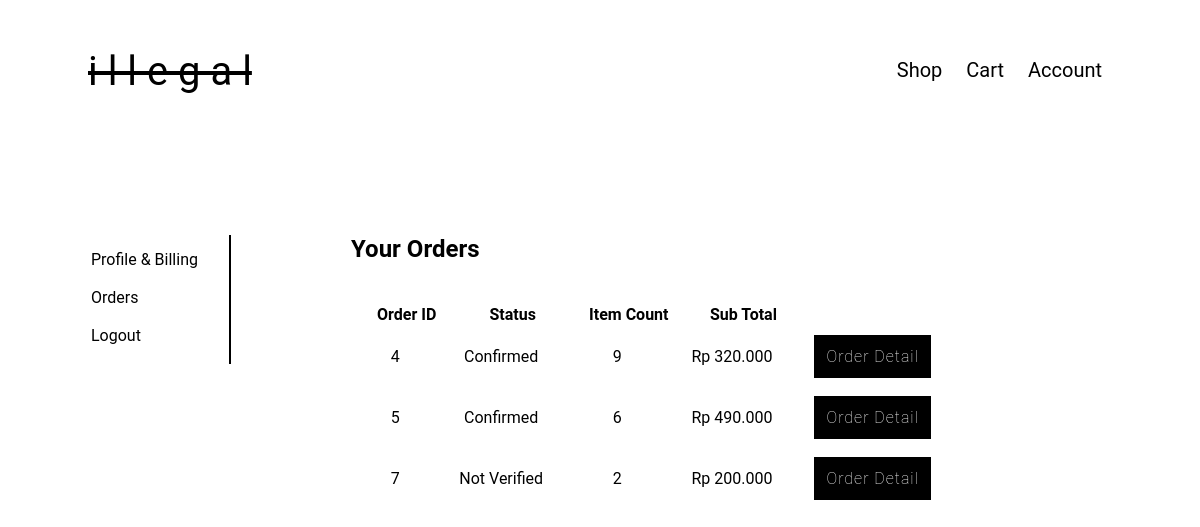
/myorder.php (signed in), run on an earlier commit of the app's database.
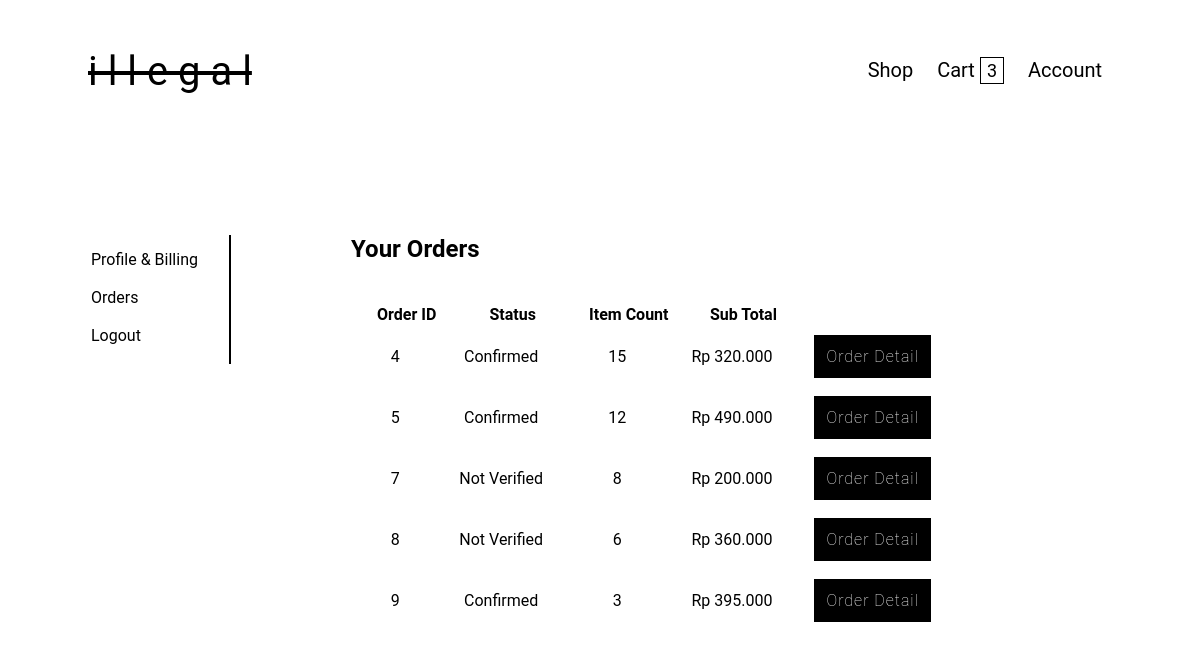
And on a later commit of the database.
### tables this page shows
CREATE TABLE `order_list` (
  `user_id` int(11) NOT NULL,
  `status` varchar(24) NOT NULL,
  `total_harga` int(11) NOT NULL,
  `order_id` int(11) NOT NULL,
  `no_resi` varchar(16) NOT NULL,
  `harga_unik` int(11) NOT NULL,
  `bukti` varchar(100) NOT NULL
);

### myorder.php (the view)
<?php include 'header.php';
if (isset($_SESSION['uid'])) {
    $userid = $_SESSION['uid'];
    $sql = mysqli_query($konek, "SELECT ol.order_id, ol.status, ol.total_harga, SUM(od.jumlah) AS qty
    FROM order_list ol LEFT JOIN order_detail od ON ol.order_id = od.order_id WHERE user_id='$userid' GROUP BY order_id");
}
?>
<div class="side-nav">
    <table style="border-right:2px solid black;padding:12px 28px 0 0;">
        <tr>
            <td>
                <ul style="list-style-type:none">
                    <li><a href="profile.php" title="Profile & Billing">Profile & Billing</li>
                    <li>&nbsp;</li>
                    <li><a href="myorder.php" title="Orders">Orders</li>
                    <li>&nbsp;</li>
                    <li><a href="logout.php" title="Logout">Logout</a></li>
                </ul>
            </td>
        </tr>
    </table>
</div>
<div class="container">
    <h2>Your Orders</h2><br>
    <table>
        <tr>
            <th style="padding-left:24px;">Order ID</th>
            <th style="padding-left:24px;">Status</th>
            <th style="padding-left:24px;">Item Count</th>
            <th style="padding-left:24px;">Sub Total</th>
            <th></th>
        </tr>
        <?php
        while ($data = mysqli_fetch_array($sql)) {
            ?>
            <tr>
                <td style="padding:20px;text-align:center;"><?php echo $data['order_id']; ?></td>
                <td style="padding:20px;text-align:center;"><?php echo $data['status']; ?></td>
                <td style="padding:20px;text-align:center;"><?php echo $data['qty']; ?></td>
                <td style="padding:20px;text-align:center;"><?php echo "Rp ".number_format($data['total_harga'], '0', ',', '.'); ?></td>
                <td style="padding:20px;text-align:center;">
                    <a class="btn" style="width:150px;" href="myorder-detail.php?con=<?= $data['order_id'] ?>">Order Detail</a>
                </td>
            </tr>
        <?php } ?>
    </table>
</div>

### header.php (shortened to what this page needs)
<?php
require 'koneksi.php';
if (isset($_SESSION['uid'])) {
    $sql = mysqli_query($konek, "SELECT SUM(jumlah) as qty FROM cart_temp WHERE user_id='$_SESSION[uid]'");
    $data = mysqli_fetch_assoc($sql);
}
if (isset($_SESSION['level']))
    $level = $_SESSION['level'];
else $level = '';
?>
<html>
<head>
    <link rel="stylesheet" type="text/css" href="css/index.css">
</head>
<body>
    <div class="header">
        <div class="logo">
            <a href="shop.php" title="illegal">i l l e g a l</a>
        </div>
        <?php if (isset($_SESSION['login'])) : ?>
            <ul class="navbar">
                <?php switch ($level) {
                        case 'heroes': ?>
        <?php
            default:
                ?>
            <li><a href="shop.php" title="Shop">Shop</a></li>
            <li>
                <a href="cart.php" title="Cart">Cart</a>
                <?php error_reporting(1);
                        if ($data['qty'] > 0) { ?>
                    <p class="cart-nav" style="">
                        <?php echo $data['qty'] ?>
                    </p>
                <?php } ?>
            </li>
            <li><a href="profile.php" title="Account">Account</a></li>
            </ul>
        <?php break;
        } endif; ?>
    </div>

What changed in the data, as far as the page shows it:
changed order_list id 4: qty "9" → "15"
changed order_list id 5: qty "6" → "12"
changed order_list id 7: qty "2" → "8"
added order_list: order_id "8", status "Not Verified", qty "6", total_harga "360.000"
added order_list: order_id "9", status "Confirmed", qty "3", total_harga "395.000"
Also different on the page:
$data['qty']: (not shown) → "3"
